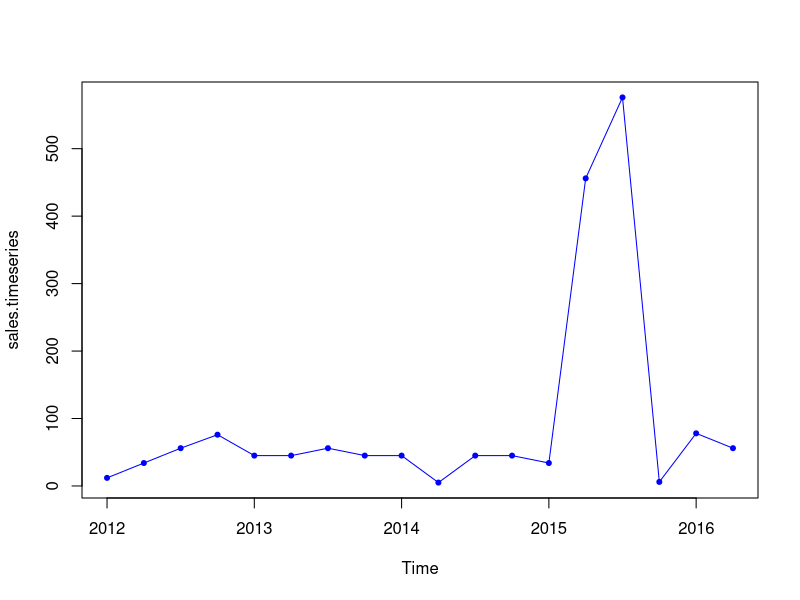
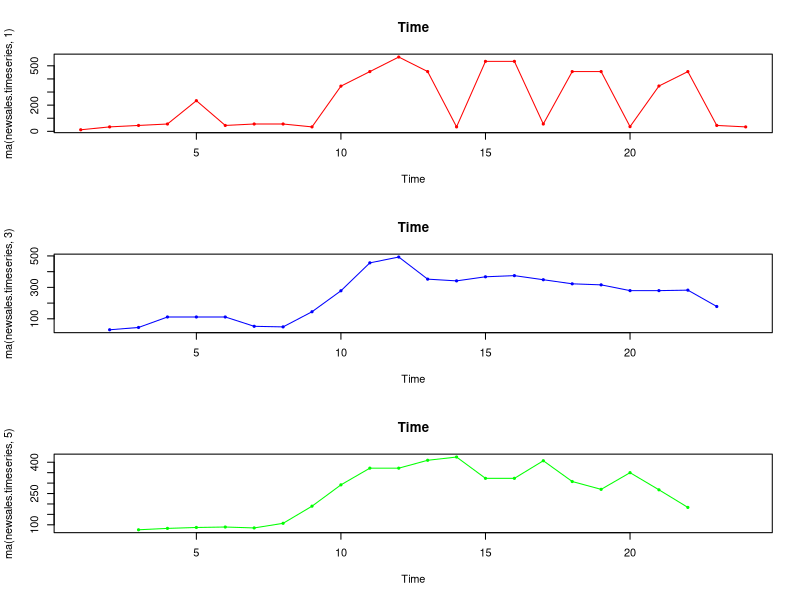
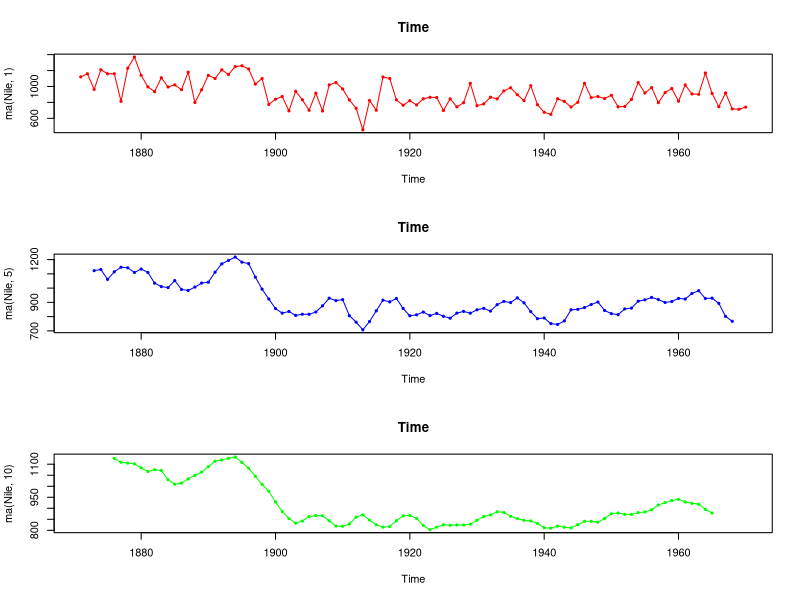

Source code (R) for these figures, in order:
#Timeseries
sales=c(12,34,56,76,45,45,56,45,45,5,45,45,34,456,576,6,78,56)
sales.timeseries=ts(sales,start=c(2012,1),frequency = 12)
print(sales.timeseries)

sales.timeseries=ts(sales,start=c(2012,1),frequency = 4)
print(sales.timeseries)

#Display start, end, frequency of time series
start(sales.timeseries)
end(sales.timeseries)
frequency(sales.timeseries)

#Plot a line chart
plot(sales.timeseries,type="o",pch=20,col='blue')

#Create a subset of the sales series
sales.subset=window(sales.timeseries,start=c(2012,3),end=c(2012,7))
print(sales.subset)

#Forecast (moving average)
install.packages("forecast")
library(forecast)
newsales.timeseries=c(12,34,45,56,234,45,56,56,34,345,456,567,456,34,534,534,56,456,456,36,346,456,45,34)
par(mfrow=c(3,1))
plot(ma(newsales.timeseries,1),type="o",pch=20,col='red',main='Time')
plot(ma(newsales.timeseries,3),type="o",pch=20,col='blue',main='Time')
plot(ma(newsales.timeseries,5),type="o",pch=20,col='green',main='Time')

#
Nile
par(mfrow=c(3,1))
plot(ma(Nile,1),type="o",pch=20,col='red',main='Time')
plot(ma(Nile,5),type="o",pch=20,col='blue',main='Time')
plot(ma(Nile,10),type="o",pch=20,col='green',main='Time')
